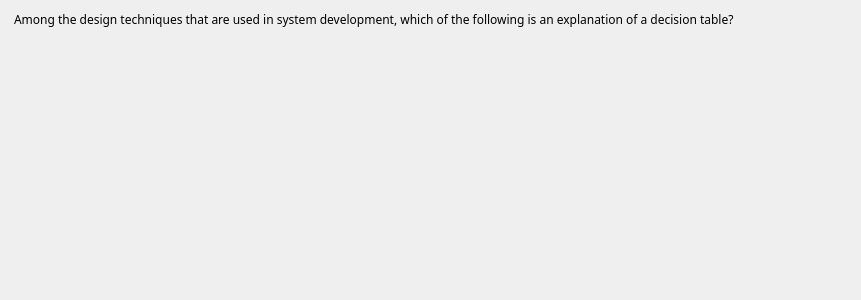
<?xml version="1.0" encoding="UTF-8"?>
<ui version="4.0">
 <class>QuesionBankItem</class>
 <widget class="QWidget" name="QuesionBankItem">
  <property name="geometry">
   <rect>
    <x>0</x>
    <y>0</y>
    <width>861</width>
    <height>300</height>
   </rect>
  </property>
  <property name="windowTitle">
   <string>Form</string>
  </property>
  <widget class="QLabel" name="label">
   <property name="geometry">
    <rect>
     <x>14</x>
     <y>11</y>
     <width>831</width>
     <height>51</height>
    </rect>
   </property>
   <property name="font">
    <font>
     <family>Source Sans 3</family>
    </font>
   </property>
   <property name="text">
    <string>Among the design techniques that are used in system development, which of the following is an explanation of a decision table?</string>
   </property>
   <property name="alignment">
    <set>Qt::AlignLeading|Qt::AlignLeft|Qt::AlignTop</set>
   </property>
   <property name="wordWrap">
    <bool>true</bool>
   </property>
  </widget>
  <widget class="QWidget" name="verticalLayoutWidget">
   <property name="geometry">
    <rect>
     <x>19</x>
     <y>80</y>
     <width>821</width>
     <height>211</height>
    </rect>
   </property>
   <layout class="QVBoxLayout" name="optionList"/>
  </widget>
 </widget>
 <resources/>
 <connections/>
</ui>
